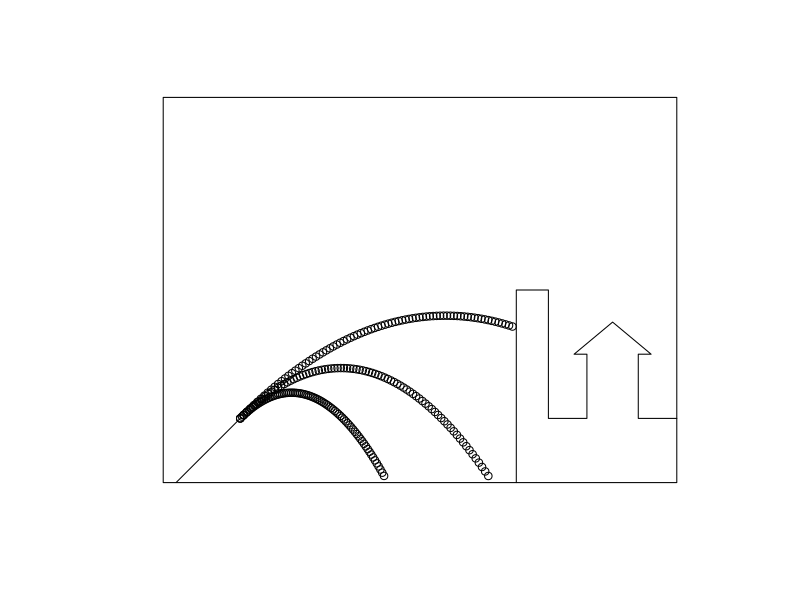

Reproduce this figure in R.
## ---- chunk 1
plot(NA, NA, xlim = c(0, 400), ylim = c(0, 300), xlab = "", ylab = "",
     xaxt = 'n', yaxt = 'n', asp = 1, frame.plot = FALSE)
lines(c(0, 400, 400, 0, 0), c(0, 0, 300, 300, 0))
lines(c(275, 275, 275, 300, 300, 300, 300, 330, 330, 330, 330, 320, 320, 350, 350, 380, 380, 370, 370, 370, 370, 400),
      c(150, 0, 150, 150, 150, 50, 50, 50, 50, 100, 100, 100, 100, 125, 125, 100, 100, 100, 100, 50, 50, 50))
lines(c(10, 60), c(0,50))

t <- seq(0, 5.3, len = 80)
ball_x <- 60 + 40 * t
ball_y <- 50 + 40 * t - 5 * t ^2
lines(ball_x, ball_y, type = "p", pch = 1)

t <- seq(0, 5.6, len = 80)
ball_x <- 60 + 20 * t
ball_y <- 50 + 20 * t - 5 * t ^2
lines(ball_x, ball_y, type = "p", pch = 1)

t <- seq(0, 6.9, len = 80)
ball_x <- 60 + 28 * t
ball_y <- 50 + 28 * t - 5 * t ^2
lines(ball_x, ball_y, type = "p", pch = 1)
